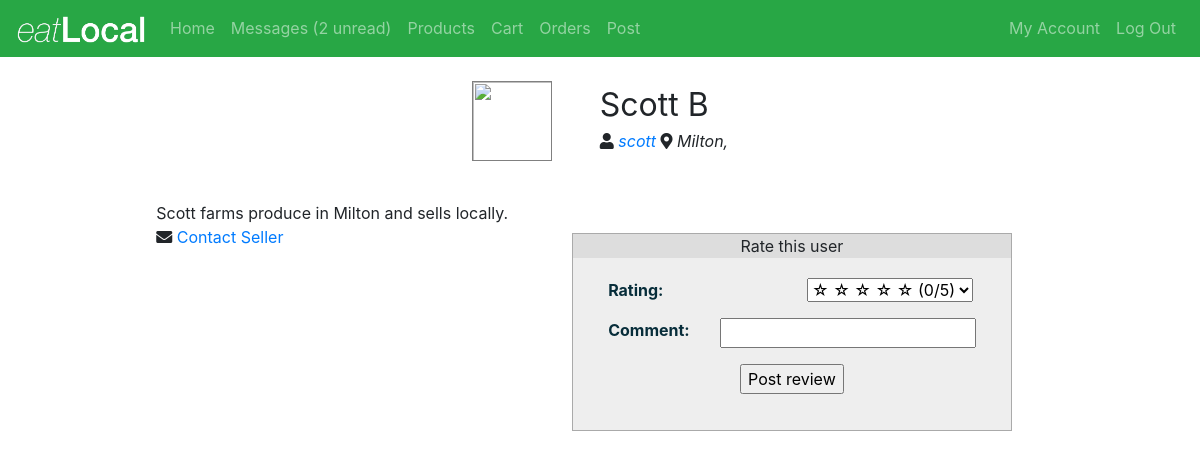
/index.php?page=individual_user&user_id=scott (signed in), run on the app's committed database.
### tables this page shows
CREATE TABLE `users` (
  `user_id` varchar(32) NOT NULL PRIMARY KEY,
  `fname` varchar(255) NOT NULL,
  `lname` varchar(255) NOT NULL,
  `address` varchar(255) NOT NULL,
  `email` varchar(255) NOT NULL,
  `password` varchar(255) NOT NULL,
  `type` varchar(20) NOT NULL DEFAULT 'user',
  `date_time` timestamp NOT NULL DEFAULT CURRENT_TIMESTAMP,
  `image` varchar(64) DEFAULT null,
  `postcode` varchar(16) NOT NULL,
  `suburb` varchar(64) NOT NULL,
  `desc` varchar(1024) DEFAULT NULL
);

### individual_user.php (the view, shortened to what this page needs)
<?php
	$profile_user_id = 0;
	if(!isset($_GET["user_id"]))
	{
		echo "No user selected.";
		exit;
	}
	else
		$profile_user_id = $_GET["user_id"];
	require_once "./config.php";
	$result = $mysqli->query("SELECT * FROM users WHERE user_id = '".$profile_user_id."'");
	$obj = $result->fetch_object();
?>
<div class="d-sm-flex justify-content-center">
		<div class="p-4">
			<?php
				$file = "user_images/".$profile_user_id;
				if(!file_exists($file))
					$file = "user_images/no_image";
				echo "<img class=\"user_image\" src=\"".$file."\">\n";
			?>
		</div>
		<div class="p-4">
			<?php
				echo "<span class=\"name\">".$obj->fname."&nbsp;".$obj->lname."</span>\n";
				echo "<span class=\"user_id\"><i class=\"fas fa-user\"></i> ";
				echo "<a href=\"index.php?page=individual_user&user_id=".$profile_user_id."\">";
				echo $profile_user_id;
				echo "</a>";
				echo "</span>\n";
				echo "<span class=\"location\"><i class=\"fas fa-map-marker-alt\"></i> ".$obj->suburb.", ".$obj->city."</span>\n";
			?>
		</div>
	</div>
<div class="d-sm-flex justify-content-center">
		<div class="p-3">
			<span class="user_description">
				<?php echo $obj->desc; ?>
			</span>
			<span class="contact_user">
				<?php
					echo "<i class=\"fas fa-envelope\"></i> ";
					echo "<a href=\"index.php?page=compose_new&to_user_id=".$profile_user_id."\">Contact Seller</a>\n";
				?>
			</span>
		</div>
		<div class="p-5">
			<div class="rate_form">
				<center>Rate this user</center>
				<form>
					<div class="container">
						<div class="row">
							<div class="col">
								Rating:
							</div>
							<div class="col">
								<select name="rating">
									<option value="0">&#9734; &#9734; &#9734; &#9734; &#9734; (0/5)</option>
								</select>
							</div>
						</div>
						<div class="row">
							<div class="col">
								Comment:
							</div>
							<div class="col">
								<input type="text" name="comment">
							</div>
						</div>
						<div class="row justify-content-center">
							<input type="submit" value="Post review">
						</div>
					</div>
				</form>
			</div>
		</div>
</div>

### css/style.css (style rules this page uses)
form { background:rgba(255,255,255,0.5); padding:20px; margin:auto; color:#072d3a; font-weight:bold }
body,html { margin:0 }
form .row { padding-bottom:1em }
img.user_image { width: 5em; height: 5em; border: 1px solid grey; }

### css/individual_user.css (style rules this page uses)
span.name { display: block; font-size: 2em; }
span.user_description, span.contact_user, span.user_rating { display: block; }
.user_id, .location { font-style: italic; }
div.rate_form { border: 1px solid #aaaaaa; background-color: #dddddd; }

### data on the page
users: fname "Scott", lname "B", suburb "Milton", desc "Scott farms produce in Milton and sells locally."

### other printed values
$profile_user_id "scott"
